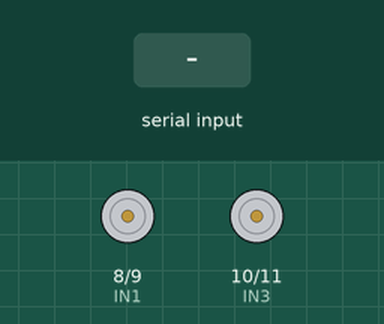
The sketch below on a simulated Arduino Uno, built with avr-gcc and run on an emulated ATmega328P. Parts: motor-driver pin pairs drawn as motors (green arrow = first pin HIGH = forward, orange = second pin HIGH = backward, longer = more drive, scaled by the enable pin). The test bench sets the inputs (shaded band). What the sketch prints to the serial monitor is not drawn.

Above: at 1.2 s.
1.3 s: "F" received over the second serial link
At 1.6 s:
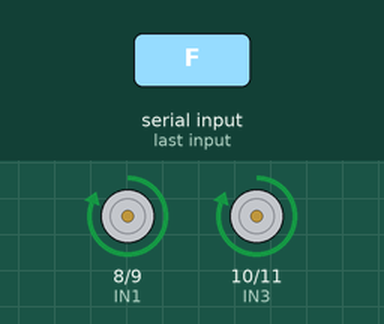
2.8 s: "B" received over the second serial link
At 3.9 s:
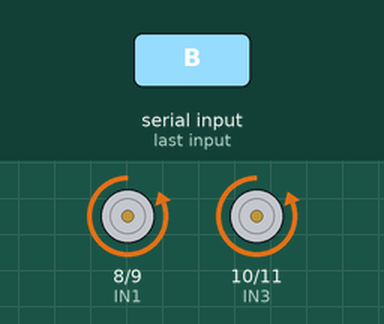
4.3 s: "L" received over the second serial link
At 5.1 s:
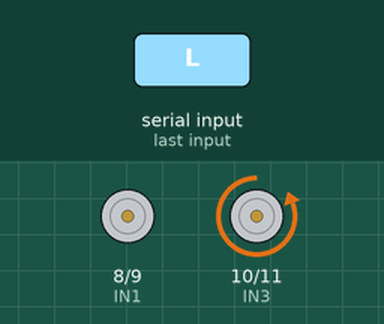
5.8 s: "R" received over the second serial link
At 6.2 s:
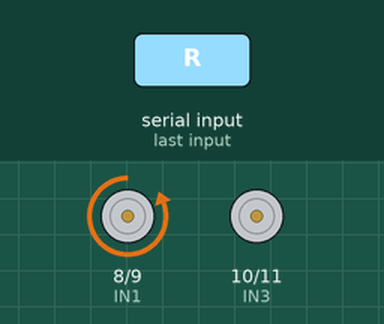
7.3 s: "f" received over the second serial link
At 8.5 s:
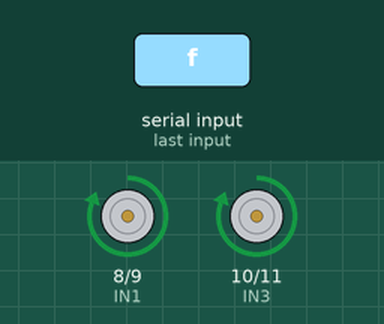
8.8 s: "l" received over the second serial link
At 9.7 s:
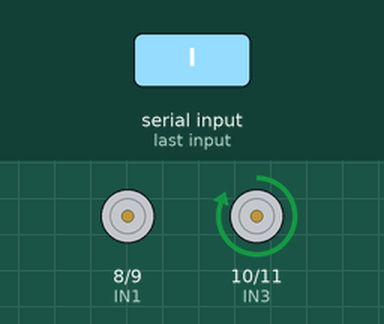
Timing chart, 0 to 11.3 s (numbered marks = the images above; inputs shaded):
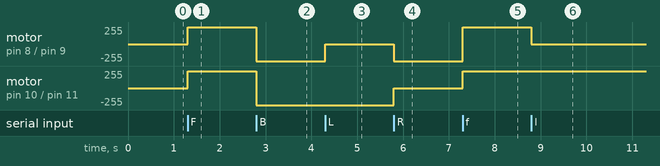

Measured:
- after the input at 1.3 s, motor on pin 8 (IN1) / pin 9 (IN2), motor on pin 10 (IN3) / pin 11 (IN4): stopped → forward 255/255 at once
- after the input at 2.8 s, motor on pin 8 (IN1) / pin 9 (IN2), motor on pin 10 (IN3) / pin 11 (IN4): forward 255/255 → backward 255/255 at once
- after the input at 4.3 s, motor on pin 8 (IN1) / pin 9 (IN2): backward 255/255 → stopped at once
- after the input at 5.8 s, motor on pin 8 (IN1) / pin 9 (IN2): stopped → backward 255/255 at once; motor on pin 10 (IN3) / pin 11 (IN4): backward 255/255 → stopped at once
- after the input at 7.3 s, motor on pin 8 (IN1) / pin 9 (IN2): backward 255/255 → forward 255/255 at once; motor on pin 10 (IN3) / pin 11 (IN4): stopped → forward 255/255 at once
- after the input at 8.8 s, motor on pin 8 (IN1) / pin 9 (IN2): forward 255/255 → stopped at once

The sketch:

bluetooth-robot.ino
```cpp
#include <SoftwareSerial.h>

// HC-05 Bluetooth
// HC-05 TXD -> Arduino D2
// HC-05 RXD -> Arduino D3 through voltage divider
SoftwareSerial BT(2, 3);

// L293D wiring — unchanged
const int ENA = 5;
const int IN1 = 8;
const int IN2 = 9;

const int ENB = 6;
const int IN3 = 10;
const int IN4 = 11;

const int SPEED = 255;

char lastDirection = 'S';

void setup() {
  pinMode(ENA, OUTPUT);
  pinMode(IN1, OUTPUT);
  pinMode(IN2, OUTPUT);

  pinMode(ENB, OUTPUT);
  pinMode(IN3, OUTPUT);
  pinMode(IN4, OUTPUT);

  BT.begin(9600);
  Serial.begin(9600);

  stopBot();
  Serial.println("Bluetooth Bot Ready");
}

void loop() {
  if (BT.available()) {
    char cmd = BT.read();

    switch (cmd) {
      case 'F':
      case 'f':
        lastDirection = 'F';
        forward();
        break;

      case 'B':
      case 'b':
        lastDirection = 'B';
        backward();
        break;

      case 'L':
      case 'l':
        turnLeft();
        break;

      case 'R':
      case 'r':
        turnRight();
        break;

      case 'S':
      case 's':
        lastDirection = 'S';
        stopBot();
        break;
    }
  }
}

void forward() {
  // Both motors forward
  digitalWrite(IN1, HIGH);
  digitalWrite(IN2, LOW);

  digitalWrite(IN3, HIGH);
  digitalWrite(IN4, LOW);

  analogWrite(ENA, SPEED);
  analogWrite(ENB, SPEED);
}

void backward() {
  // Both motors backward
  digitalWrite(IN1, LOW);
  digitalWrite(IN2, HIGH);

  digitalWrite(IN3, LOW);
  digitalWrite(IN4, HIGH);

  analogWrite(ENA, SPEED);
  analogWrite(ENB, SPEED);
}

void turnLeft() {
  // Stop left motor
  analogWrite(ENA, 0);

  // Right motor continues in the previous direction
  if (lastDirection == 'F') {
    digitalWrite(IN3, HIGH);
    digitalWrite(IN4, LOW);
    analogWrite(ENB, SPEED);
  }
  else if (lastDirection == 'B') {
    digitalWrite(IN3, LOW);
    digitalWrite(IN4, HIGH);
    analogWrite(ENB, SPEED);
  }
}

void turnRight() {
  // Stop right motor
  analogWrite(ENB, 0);

  // Left motor continues in the previous direction
  if (lastDirection == 'F') {
    digitalWrite(IN1, HIGH);
    digitalWrite(IN2, LOW);
    analogWrite(ENA, SPEED);
  }
  else if (lastDirection == 'B') {
    digitalWrite(IN1, LOW);
    digitalWrite(IN2, HIGH);
    analogWrite(ENA, SPEED);
  }
}

void stopBot() {
  analogWrite(ENA, 0);
  analogWrite(ENB, 0);

  digitalWrite(IN1, LOW);
  digitalWrite(IN2, LOW);
  digitalWrite(IN3, LOW);
  digitalWrite(IN4, LOW);
}
```
